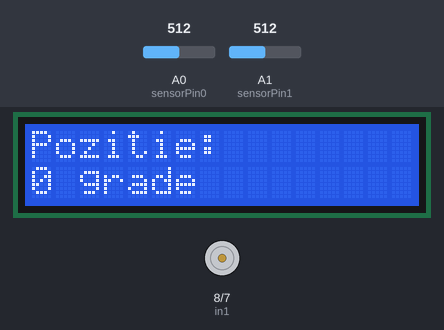
The sketch below on a simulated Arduino Uno, built with avr-gcc and run on an emulated ATmega328P. On the bench: 16×2 character LCD, motor-driver pin pairs drawn as motors (green arrow = first pin HIGH = forward, orange = second pin HIGH = backward, longer = more drive, scaled by the enable pin). The test bench sets the inputs (shaded band); at power-on: A0 (sensorPin0) = 512, A1 (sensorPin1) = 512. What the sketch prints to the serial monitor is not drawn.

Above: at 1.2 s.
1.3 s: A0 (sensorPin0) set to 747
4.3 s: A0 (sensorPin0) set to 767
At 5.8 s:
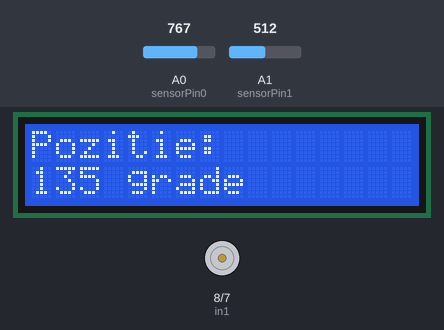
6.0 s: A1 (sensorPin1) set to 535
9.0 s: A1 (sensorPin1) set to 997
12.0 s: A1 (sensorPin1) set to 1013
At 12.06 s:
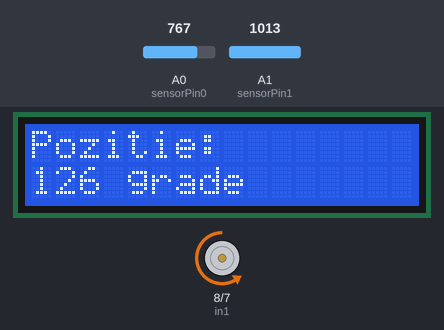
13.7 s: A1 (sensorPin1) set to 511
At 14.57 s:
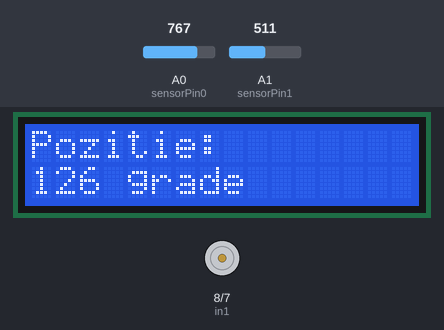
Timing chart, 0 to 16.7 s (numbered marks = the images above; inputs shaded):
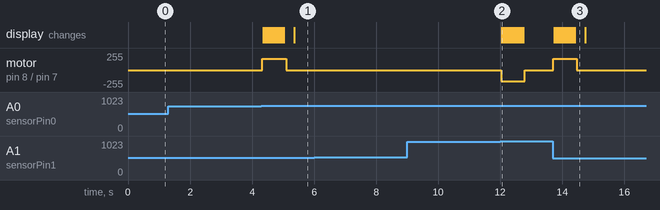

Measured:
- the behaviour switches between 1012 and 1013 on A1 (sensorPin1) (found by bisection; images 1 and 2)
- after the input at 1.3 s, every drawn part: stays the same
- after the input at 4.3 s, motor on pin 8 (in1) / pin 7 (in2): stopped → forward 170/255 at once, → stopped 0.76 s later; the display: first changes after 0.06 s (image 1 shows a later state)
- after the input at 6.0 s, every drawn part: stays the same
- after the input at 9.0 s, every drawn part: stays the same
- after the input at 12.0 s, motor on pin 8 (in1) / pin 7 (in2): stopped → backward 170/255 at once, → stopped 0.76 s later; the display: changes after 0.05 s (image 2)
- after the input at 13.7 s, motor on pin 8 (in1) / pin 7 (in2): stopped → forward 170/255 at once, → stopped 0.76 s later; the display: first changes at once (image 3 shows a later state)

The sketch:

Miscare_panou_v3.ino
```cpp
#include <LiquidCrystal.h>

#define MAX_VAL 20 // Valoarea maxima a contorului ce corespunde pozitiei de +180grade a panoului solar
#define PRAG 1.20f // Valoarea in modul a pragului impus pentru miscarea panoului
#define TIMESTAMP 20 // Cuanta de timp in milisecunde
#define SPEED 170 // Viteza motorului

int sensorPin0 = A0; // Pinul ce va primi tensiunea de la fotodioda din stanga -> pinul A0
int sensorPin1 = A1; // Pinul ce va primi tensiunea de la fotodioda din dreapta -> pinul A1

int sensorValue0; // valoarea citita de pinul A0 <=> valoarea tensiunii prin fotorezistorul din stanga
int sensorValue1; // valoarea citita de pinul A1 <=> valoarea tensiunii prin fotorezistorul din dreapta

float voltage0; // valoarea tensiunii prin fotorezistorul din stanga, convertita in volti
float voltage1; // valoarea tensiunii prin fotorezistorul din dreapta, convertita in volti

float diff; // diferenta dintre tensiunea data de fotorez din dreapta si cea data de fotorez din stanga

int contor = 0; // contorul ce va exprima pozitia de la 0 la 180 grade
                        // valoarea 0 va corespunde pozitiei de 0 grade
                        // valoarea MAX_VAL va corespunde pozitiei de 180 grade

int prag_stanga, prag_dreapta; // praguri setate in functie de intensitatea luminoasa regasita pe fotorezistoare

// Pinii de control pentru L298N
int enA = 9; // pinul 9
int in1 = 8; // pinul 8
int in2 = 7; // pinul 7

int grade = 0; // variabila unde se va retine pozitia in grade a panoului
int unit_grade = 180/MAX_VAL; // "cuanta" de grade care se va aduna la fiecare miscare a panoului

LiquidCrystal lcd(12,11,5,4,3,2); // Instantierea LCD-ului 1602 conform legaturilor specificate
// Legaturile sunt efectuate in modul urmator:
// VSS la masa si VDD la 5V

// RS la pinul 12 digital
// RW la masa
// EN la pinul 11 digital

// D4 la pinul 5 digital
// D5 la pinul 4 digital
// D6 la pinul 3 digital
// D7 la pinul 2 digital

void setup() {

  Serial.begin(9600); // Initializam seriala cu baudrate-ul specific
  lcd.begin(16,2); // Initializarea LCD-ului

  // Setam toti pinii de control al L298N ca mod de operare = OUTPUT
  pinMode(enA, OUTPUT);
  pinMode(in1, OUTPUT);
  pinMode(in2, OUTPUT);
}

void loop() {

  sensorValue0 = analogRead(sensorPin0); // citim tensiunea de pe fotorez din stanga
  sensorValue1 = analogRead(sensorPin1); // citim tensiunea de pe fotorez din dreapta

  voltage0 = sensorValue0 * (5.0/1023.0); // convertim valoarea citita (tens pe fotorez din stanga), in volti
  voltage1 = sensorValue1 * (5.0/1023.0); // convertim valoarea citita (tens pe fotorez din dreapta), in volti

  // Afisam tensiunile celor doua fotorez
  Serial.print("A0: ");
  Serial.print(voltage0);
  Serial.println("V");

  Serial.print("A1: ");
  Serial.print(voltage1);
  Serial.println("V");

  // Calculam diferenta intre tensiunea care cade pe fotorez din stanga si cea care cade pe fotorez din dreapta
  diff = voltage0 - voltage1;

  // Daca diferenta trece de un anumit prag pozitiv si pozitia panoului nu a ajuns la 180 grade
  if(diff >= PRAG && contor < MAX_VAL)
  {
    // Setarea pragului a pozitiei spre dreapta in functie de tensiunea data de fotorezistorul din dreapta
    if(voltage1 <= 1.80f) prag_dreapta = MAX_VAL;
    if(voltage1 <= 2.70f && voltage1 > 1.80f) prag_dreapta = MAX_VAL - (MAX_VAL/4);
    if(voltage1 <= 3.20f && voltage1 > 2.70f) prag_dreapta = MAX_VAL - (MAX_VAL/2);

    if(contor < prag_dreapta) // Daca nu ne aflam la prag, ne miscam
    {
      Serial.println("DREAPTA!"); // Afisam string-ul "DREAPTA!" pe seriala

      // Prin setarea starii pinului 8 la HIGH si pinului 7 la LOW, motorul se va deplasa la dreapta
      digitalWrite(in1, HIGH);
      digitalWrite(in2, LOW);
      analogWrite(enA, SPEED); // Viteza motorului

      contor++; // Crestem contorul
      grade = grade + unit_grade; // crestem gradele catre 180
    }
    else // Daca ne aflam la prag, nu mai miscam nimic
    {
      // Prin setarea starii ambilor pini la LOW, motorul se va opri
      digitalWrite(in1, LOW);
      digitalWrite(in2, LOW);
      analogWrite(enA, 0); // Setez viteza motorului la 0
    }

    Serial.print("Unghi: ");
    Serial.print(grade);
    Serial.println(" grade");
  }
  else if(diff <= -PRAG && contor > 0) // Daca diferenta trece de un anumit prag negativ si panoul nu este la 0 grade
  {
    // Setarea pragului a pozitiei spre stanga in functie de tensiunea data de fotorezistorul din stanga
    if(voltage0 <= 1.80f) prag_stanga = 0;
    if(voltage0 <= 2.70f && voltage0 > 1.80f) prag_stanga = 0 + (MAX_VAL/4);
    if(voltage0 <= 3.20f && voltage0 > 2.70f) prag_stanga = 0 + (MAX_VAL/2);

    if(contor > prag_stanga) // Daca nu ne aflam la prag, ne miscam
    {
      Serial.println("STANGA!"); // Afisam string-ul "STANGA!" pe seriala

      // Prin setarea starii pinului 8 la LOW si pinului 7 la HIGH, motorul se va deplasa la stanga
      digitalWrite(in1, LOW);
      digitalWrite(in2, HIGH);
      analogWrite(enA, SPEED); // Viteza motorului

      contor--; // Scadem contorul
      grade = grade - unit_grade; // scadem gradele catre 0
    }
    else // Daca ne aflam la prag, nu mai miscam nimic
    {
      // Prin setarea starii ambilor pini la LOW, motorul se va opri
      digitalWrite(in1, LOW);
      digitalWrite(in2, LOW);
      analogWrite(enA, 0); // Setez viteza motorului la 0
    }

    Serial.print("Unghi: ");
    Serial.print(grade);
    Serial.println(" grade");
  }
  else // Daca diferenta este sub un anumit prag atat pe partea pozitiva cat si pe partea neg (in modul este mai mica decat pragul stabilit)
  {
    Serial.println("STOP!"); // Afisam string-ul "STOP!" pe seriala
    Serial.print("Unghi: ");
    Serial.print(grade);
    Serial.println(" grade");

    // Prin setarea starii ambilor pini la LOW, motorul se va opri
    digitalWrite(in1, LOW);
    digitalWrite(in2, LOW);
    analogWrite(enA, 0); // Setez viteza motorului la 0
  }

  // Afisarea pozitiei in functie de grade a panoului pe LCD prin variabila grade
  lcd.clear();
  lcd.setCursor(0, 0);
  lcd.print("Pozitie:");
  lcd.setCursor(0, 1);
  lcd.print(grade);
  lcd.print(" grade");

  delay(TIMESTAMP);
}
```
